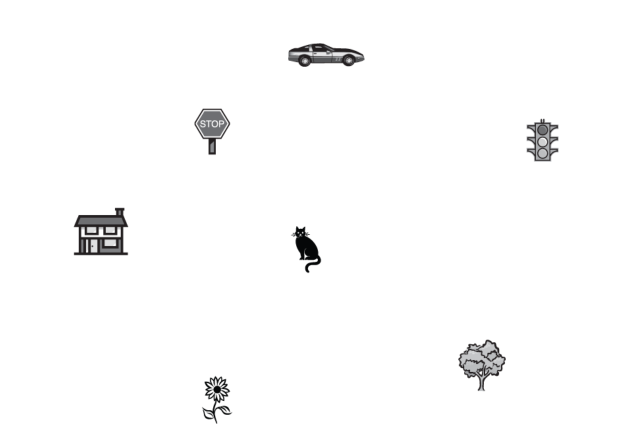
#> input picture object_array.png, 1280 x 877 px (shown at 1/2 size)
$ python perspective_taking_test.py
#> lines starting #> are read from the running program, lines starting #| are printed output that depends on the picture
# import matplotlib features
import matplotlib
import matplotlib.pyplot as plt
import matplotlib.image as mpimg
import matplotlib.lines as lines
import matplotlib.patches as patches
import numpy as np

# import tkinter
import tkinter
from tkinter import simpledialog

# import python libraries
import builtins
import math
import os.path
import sys
import time

##################
# task specifications
##################
TASK_TEXT_1 = "Imagine you are standing at the"
TASK_TEXT_2 = "and facing the"
TASK_TEXT_3 = "Point to the"

TASK_ITEMS = [ ("flower", "tree", "cat", 301), # example
               ("car", "traffic light", "stop sign", 123),
               ("cat", "tree", "car", 237),
               ("stop sign", "cat", "house", 83),
               ("cat", "flower", "car", 156),
               ("stop sign", "tree", "traffic light", 319),
               ("stop sign", "flower", "car", 235),
               ("traffic light", "house", "flower", 333),
               ("house", "flower", "stop sign", 260),
               ("car", "stop sign", "tree", 280),
               ("traffic light", "cat", "car", 48),
               ("tree", "flower", "house", 26),
               ("cat", "house", "traffic light", 150)
             ]

TIME_IN_SECONDS = 5 * 60

INSTRUCTION_TEXT = "This is a test of your ability to imagine different perspectives\n" + \
                   "or orientations in space. On each of the following screens you will\n" + \
                   "see a picture of an array of objects and an \"arrow circle\" with a question\n" + \
                   "about the direction between some of the objects. For the question on\n" + \
                   "each screen, you should imagine that you are standing at one object in\n" + \
                   "the array (which will be named in the center of the circle) and facing\n" + \
                   "another object, named at the top of the circle. Your task is to draw an\n" + \
                   "arrow from the center object showing the direction to a third object\n" + \
                   "from this facing orientation.\n\n" + \
                   "Look at the sample item in the other window. In this item you are asked to\n" + \
                   "imagine that you are standing at the flower, which is named in the center\n" + \
                   "of the circle, and facing the tree, which is named at the top of the\n" + \
                   "circle. Your task is to draw an arrow pointing to the cat. In the sample\n" + \
                   "item this arrow has been drawn for you. In the test items, your task is to\n" + \
                   "draw this arrow. Can you see that if you were at the flower facing the tree,\n" + \
                   "the cat would be in this direction? Please ask the experimenter now if you\n" + \
                   "have any questions about what you are required to do.\n\n" + \
                   "There are 12 items in this test, one on each screen. For each item, the array\n" + \
                   "of objects is shown at the top of the window and the arrow circle is shown at\n" + \
                   "the bottom. Please do not pick up or turn the monitor, and do not make\n" + \
                   "any marks on the maps. Try to mark the correct directions but do not spend\n" + \
                   "too much time on any one question.\n\n" + \
                   "You will have 5 minutes for this test. Use SPACE in the other window to\n" + \
                   "confirm your selections."


##################
# main function
##################
def main():
    matplotlib.rcParams['toolbar'] = 'None'
    builtins.subject_id = ''

    root = tkinter.Tk()
    root.withdraw()
    while builtins.subject_id == '':
        builtins.subject_id = tkinter.simpledialog.askstring("ID", "Please enter your participant ID")
    builtins.subject_result_file = open('results-' + str(builtins.subject_id) + '-at-' + time.strftime('%d-%m-%y-%H-%M') + '.txt', 'w+')

    subject_result_file.write('Participant ID: ' + str(builtins.subject_id) + '\n')
    subject_result_file.write('TaskID,CorrectAngle,SubmittedAngle,ErrorDifference\n')

    create_test_window()
    create_instruction_window()

    builtins.errors = []
    builtins.task_id = 0
    load_task(builtins.task_id)

    plt.show()


##################
# plot creator functions
##################
def create_instruction_window():
    ins_fig = plt.figure("Instructions", figsize = (8, 7))
    ins_ax = ins_fig.add_subplot(1, 1, 1)
    ins_ax.text(0.01, 0, INSTRUCTION_TEXT, verticalalignment='center', fontsize=12.5)
    plt.xticks([])
    plt.yticks([])
    plt.ylim([-1.0, 1.0])
    ins_fig.tight_layout()


def create_test_window():
    test_fig = plt.figure("Perspective Taking Test", figsize = (7.5, 7.5))

    # object array subplot
    pic_ax = test_fig.add_subplot(2, 1, 1)
    picture = mpimg.imread('object_array.png')
#> picture is the input picture: shape (877, 1280, 3) float32; mean R, G, B 0.984, 0.984, 0.984
    plt.xticks([])
    plt.yticks([])
    pic_ax.set_title("Remaining Time: " + str(TIME_IN_SECONDS))
    pic_ax.imshow(picture)

    # user input subplot
    input_ax = test_fig.add_subplot(2, 1, 2)
    input_ax.axis('equal')

    circle = patches.Circle((0, 0), 1.015, facecolor='none', edgecolor='black', linewidth=3)
    input_ax.add_patch(circle)

    upright_line = lines.Line2D((0, 0), (0, 1), linewidth=3, color='black')
    input_ax.add_line(upright_line)
    input_ax.add_line(lines.Line2D((0, -0.03), (1, 0.95), linewidth=3, color='black')) # left arrow wedge
    input_ax.add_line(lines.Line2D((0, 0.03), (1, 0.95), linewidth=3, color='black')) # right arrow wedge

    answer_line = lines.Line2D((0, 0), (0, 1), linewidth=3, color='orange')
    input_ax.add_line(answer_line)

    text_bottom = input_ax.text(0.0, -0.15, 'text_bottom', fontsize=10, horizontalalignment='center')
    text_top = input_ax.text(0.0, 1.15, 'text_top', fontsize=10, horizontalalignment='center')
    text_example = input_ax.text(-1.0, 0.58, 'text_example', fontsize=10, horizontalalignment='center')
    text_instruction = input_ax.text(0.0, -1.2, 'text_instruction', fontsize=10, horizontalalignment='center')

    plt.xlim(-1.5, 1.5)
    plt.xticks([])
    plt.ylim(-1.5, 1.5)
    plt.yticks([])
    test_fig.tight_layout()

    # event handling
    builtins.fig = test_fig
    builtins.answer_line = answer_line
    builtins.picture_ax = pic_ax
    builtins.text_bottom = text_bottom
    builtins.text_top = text_top
    builtins.text_example = text_example
    builtins.text_instruction = text_instruction
    test_fig.canvas.mpl_connect('button_press_event', on_click)
    test_fig.canvas.mpl_connect('key_press_event', on_key_press)


def load_task(INDEX):
    task_id_as_text = str(INDEX) + '.'
    item_tuple = TASK_ITEMS[INDEX]
    located_at = item_tuple[0].replace(' ', '\; ')
    facing_to = item_tuple[1].replace(' ', '\; ')
    pointing_to = item_tuple[2].replace(' ', '\; ')

    instruction_text = task_id_as_text + ' ' + TASK_TEXT_1 + ' $\mathtt{' + located_at + '}$ ' + TASK_TEXT_2 + \
                       ' $\mathtt{' + facing_to + '}$. ' + TASK_TEXT_3 + ' $\mathtt{' + pointing_to + '}$.'
    builtins.text_instruction.set_text(instruction_text)

    if INDEX == 0: # example case
        builtins.answer_line.set_data([0.0, -0.86], [0.0, 0.52])
        text_example.set_text('cat')
    else:
        builtins.answer_line.set_data([0.0, 0.0], [0.0, 1.0])
        text_example.set_text('')

    if INDEX == 1: # first real task, start timer
        timer = builtins.fig.canvas.new_timer(interval=1000)
        timer.add_callback(update_time)
        builtins.start_time = time.time()
        timer.start()

    builtins.text_bottom.set_text(item_tuple[0])
    builtins.text_top.set_text(item_tuple[1])
    builtins.fig.canvas.draw()


##################
# callbacks
##################
# [62 lines left out: functions on_click, on_key_press, update_time, compute_response_line_angle, not called in this run]


def euclidean_distance(POINT_1, POINT_2):
    return math.sqrt(pow(POINT_1[0]-POINT_2[0], 2) + pow(POINT_1[1]-POINT_2[1], 2))


def angle_between_normalized_2d_vectors(VEC1, VEC2):
    return math.atan2(VEC1[0]*VEC2[1] - VEC1[1]*VEC2[0], VEC1[0]*VEC2[0] + VEC1[1]*VEC2[1])


# [4 lines left out: function angle_difference, not called in this run]


if __name__ == '__main__':
    main()
#> in main, `plt.show()`:
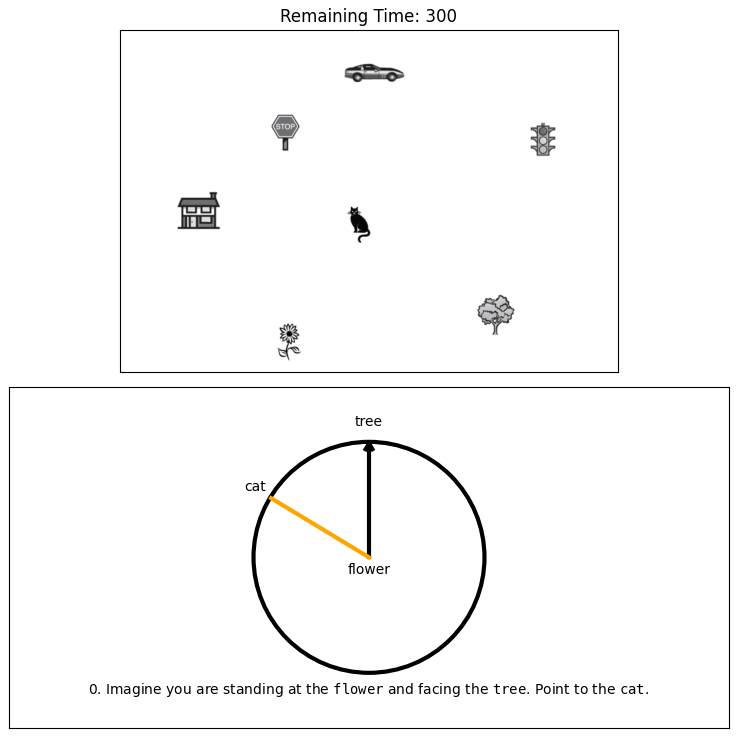
#> figure drawn by matplotlib, 2 panels

$ run again, with Esample0.png copied over object_array.png
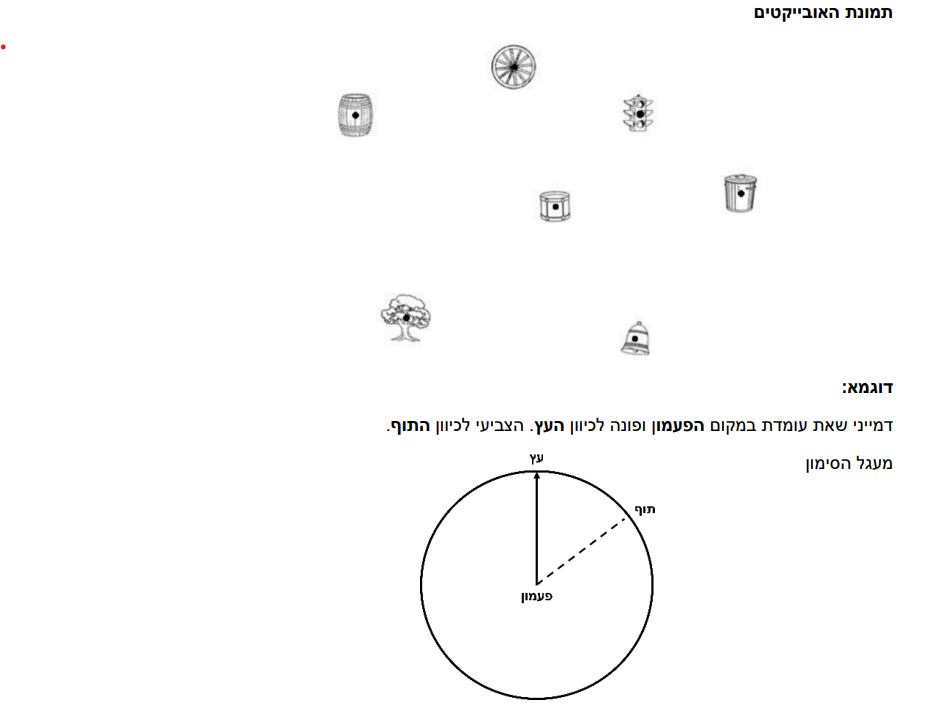
#> input picture Esample0.png, 927 x 718 px
#> in create_test_window, picture is the input picture: shape (718, 927, 4) float32; mean R, G, B, A 0.767, 0.767, 0.767, 0.779
#> in main, `plt.show()`:
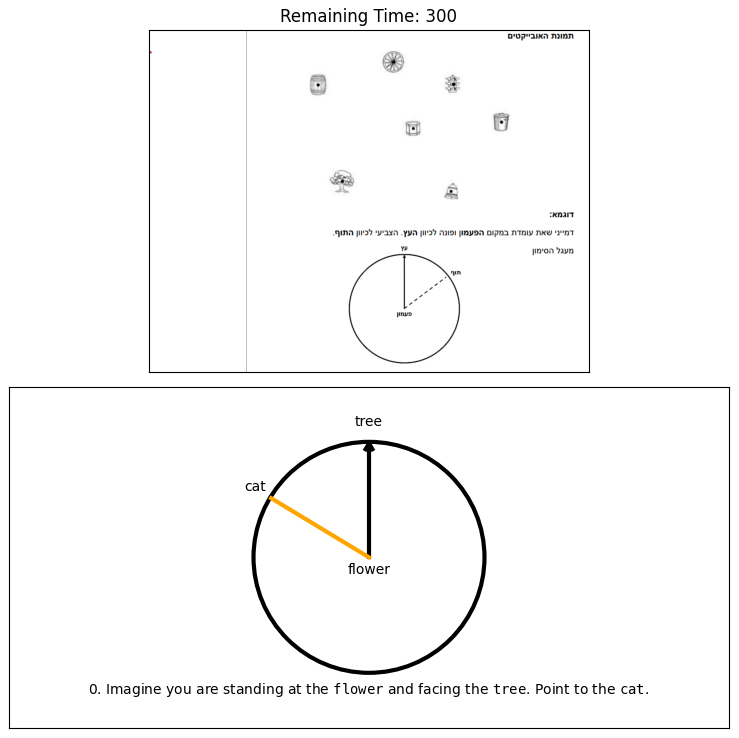
#> figure drawn by matplotlib, 2 panels
